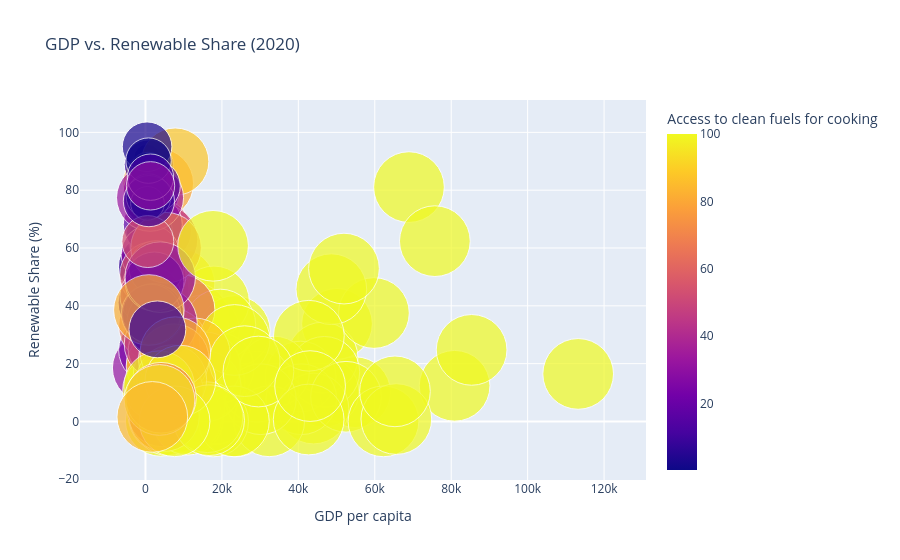

Notebook source saved alongside this figure:
### Code cell
df = global_df[global_df['Year'] == 2019].copy()
df = df[[
    'Entity', 'gdp_per_capita',
    'Renewable energy share in the total final energy consumption (%)',
    'Access to electricity (% of population)',
    'Access to clean fuels for cooking'
]].dropna()

fig = px.scatter(df,
    x="gdp_per_capita",
    y="Renewable energy share in the total final energy consumption (%)",
    size="Access to electricity (% of population)",
    color="Access to clean fuels for cooking",
    hover_name="Entity",
    size_max=50,
    title="GDP vs. Renewable Share (2020)",
    labels={"gdp_per_capita": "GDP per capita", 
            "Renewable energy share in the total final energy consumption (%)": "Renewable Share (%)"}
)
fig.show()

### Figure 1 — Plotly figure (JSON) as saved in the notebook; plotly's stock layout.template omitted (floating-point values rounded to 4 significant figures; data arrays with more than 128 entries replaced by an {"elided": "..."} marker saying what was removed)
{"data": [{"hovertemplate": "<b>%{hovertext}</b><br><br>GDP per capita=%{x}<br>Renewable Share (%)=%{y}<br>Access to electricity (% of population)=%{marker.size}<br>Access to clean fuels for cooking=%{marker.color}<extra></extra>", "hovertext": {"elided": "153 str values"}, "legendgroup": "", "marker": {"color": {"elided": "153 float values"}, "coloraxis": "coloraxis", "size": {"elided": "153 float values"}, "sizemode": "area", "sizeref": 0.04, "symbol": "circle"}, "mode": "markers", "name": "", "orientation": "v", "showlegend": false, "type": "scatter", "x": {"elided": "153 float values"}, "xaxis": "x", "y": {"elided": "153 float values"}, "yaxis": "y"}], "layout": {"coloraxis": {"colorbar": {"title": {"text": "Access to clean fuels for cooking"}}, "colorscale": [[0, "#0d0887"], [0.1111, "#46039f"], [0.2222, "#7201a8"], [0.3333, "#9c179e"], [0.4444, "#bd3786"], [0.5556, "#d8576b"], [0.6667, "#ed7953"], [0.7778, "#fb9f3a"], [0.8889, "#fdca26"], [1, "#f0f921"]]}, "legend": {"itemsizing": "constant", "tracegroupgap": 0}, "title": {"text": "GDP vs. Renewable Share (2020)"}, "xaxis": {"anchor": "y", "domain": [0, 1], "title": {"text": "GDP per capita"}}, "yaxis": {"anchor": "x", "domain": [0, 1], "title": {"text": "Renewable Share (%)"}}}}
